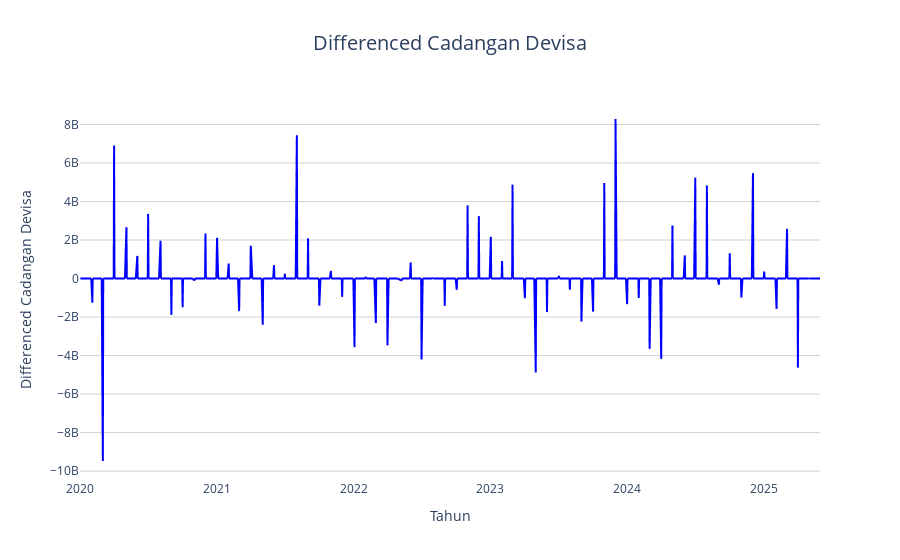

The cell this chart's notebook holds for it:
### Markdown cell above
meaning

ADF, p-value, usedlag, nobs, critical value, icbest

### Code cell
# PLOT AFTER DIFFERENCED
df_diff = pd.DataFrame(df_all['Cad Devisa_diff']).copy()
df_diff = df_diff.reset_index()  
df_diff.rename(columns={"index": "Date"}, inplace=True)

fig = px.line(
    df_diff,
    x="Date",
    y="Cad Devisa_diff",
    title="Differenced Cadangan Devisa",
    labels={"Cad Devisa_diff": "Differenced Cadangan Devisa", "Date": "Tahun"},
    template="plotly_white"
)
fig.update_traces(line=dict(color="blue", width=2))
fig.update_layout(
    title=dict(x=0.5, font=dict(size=20)),
    xaxis=dict(showgrid=False),
    yaxis=dict(showgrid=True, gridcolor="lightgray"),
    hovermode="x unified"
)

fig.show()

### Figure 1 — Plotly figure (JSON) as saved in the notebook; plotly's stock layout.template omitted (floating-point values rounded to 4 significant figures; data arrays with more than 128 entries replaced by an {"elided": "..."} marker saying what was removed)
{"data": [{"hovertemplate": "Tahun=%{x}<br>Differenced Cadangan Devisa=%{y}<extra></extra>", "legendgroup": "", "line": {"color": "blue", "dash": "solid", "width": 2}, "marker": {"symbol": "circle"}, "mode": "lines", "name": "", "showlegend": false, "type": "scattergl", "x": {"elided": "1358 str values"}, "xaxis": "x", "y": {"elided": "1358 int values"}, "yaxis": "y"}], "layout": {"hovermode": "x unified", "legend": {"tracegroupgap": 0}, "title": {"font": {"size": 20}, "text": "Differenced Cadangan Devisa", "x": 0.5}, "xaxis": {"anchor": "y", "domain": [0, 1], "showgrid": false, "title": {"text": "Tahun"}}, "yaxis": {"anchor": "x", "domain": [0, 1], "gridcolor": "lightgray", "showgrid": true, "title": {"text": "Differenced Cadangan Devisa"}}}}
